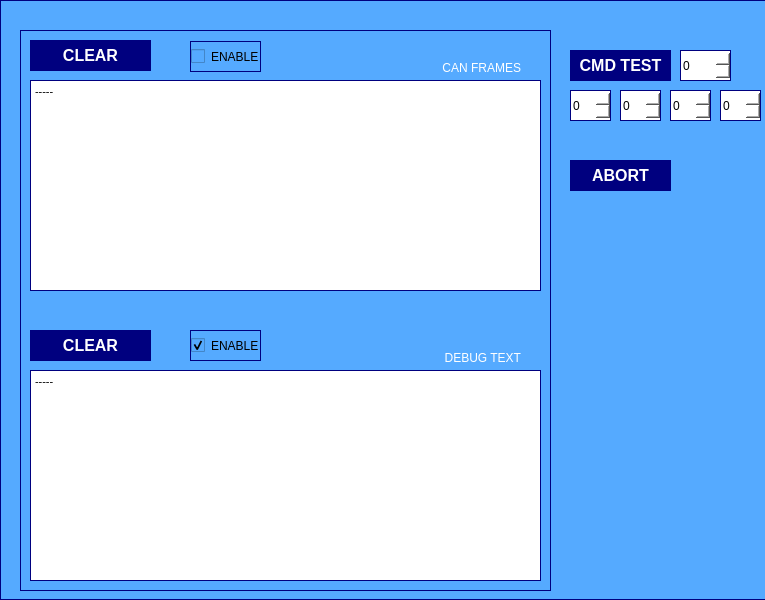
<?xml version="1.0" encoding="UTF-8"?>
<ui version="4.0">
 <class>debugWindow</class>
 <widget class="QWidget" name="debugWindow">
  <property name="geometry">
   <rect>
    <x>0</x>
    <y>0</y>
    <width>765</width>
    <height>600</height>
   </rect>
  </property>
  <property name="windowTitle">
   <string>GENERATOR DEBUG WINDOW</string>
  </property>
  <property name="styleSheet">
   <string notr="true">
background-color: rgb(85, 170, 255);</string>
  </property>
  <widget class="QFrame" name="mainFrame">
   <property name="geometry">
    <rect>
     <x>0</x>
     <y>0</y>
     <width>781</width>
     <height>600</height>
    </rect>
   </property>
   <property name="font">
    <font>
     <pointsize>20</pointsize>
     <bold>true</bold>
    </font>
   </property>
   <property name="styleSheet">
    <string notr="true">border-width: 1px;
border-style: solid; 
border-color: darkblue;
border-color: rgb(0, 0, 127);</string>
   </property>
   <property name="frameShape">
    <enum>QFrame::StyledPanel</enum>
   </property>
   <property name="frameShadow">
    <enum>QFrame::Raised</enum>
   </property>
   <widget class="QFrame" name="connectionFrame_4">
    <property name="geometry">
     <rect>
      <x>20</x>
      <y>30</y>
      <width>531</width>
      <height>561</height>
     </rect>
    </property>
    <property name="styleSheet">
     <string notr="true">border-width: 1px;
border-style: solid; 
border-color: darkblue;
border-color: rgb(0, 0, 127);
</string>
    </property>
    <property name="frameShape">
     <enum>QFrame::StyledPanel</enum>
    </property>
    <property name="frameShadow">
     <enum>QFrame::Raised</enum>
    </property>
    <widget class="QPlainTextEdit" name="r2cpText">
     <property name="geometry">
      <rect>
       <x>10</x>
       <y>50</y>
       <width>511</width>
       <height>211</height>
      </rect>
     </property>
     <property name="font">
      <font>
       <pointsize>8</pointsize>
      </font>
     </property>
     <property name="styleSheet">
      <string notr="true">background-color: rgb(255, 255, 255);
color: rgb(0, 0, 0);
</string>
     </property>
     <property name="plainText">
      <string>-----
</string>
     </property>
    </widget>
    <widget class="QPushButton" name="logClearButton">
     <property name="geometry">
      <rect>
       <x>10</x>
       <y>10</y>
       <width>121</width>
       <height>31</height>
      </rect>
     </property>
     <property name="font">
      <font>
       <pointsize>12</pointsize>
       <bold>true</bold>
      </font>
     </property>
     <property name="styleSheet">
      <string notr="true">background-color: rgb(0, 0, 127);
color: rgb(255, 255, 255);
border-width: 0px;
</string>
     </property>
     <property name="text">
      <string>CLEAR</string>
     </property>
    </widget>
    <widget class="QCheckBox" name="logEnableCheck">
     <property name="geometry">
      <rect>
       <x>170</x>
       <y>11</y>
       <width>71</width>
       <height>31</height>
      </rect>
     </property>
     <property name="text">
      <string>ENABLE</string>
     </property>
    </widget>
    <widget class="QPlainTextEdit" name="debugText">
     <property name="geometry">
      <rect>
       <x>10</x>
       <y>340</y>
       <width>511</width>
       <height>211</height>
      </rect>
     </property>
     <property name="font">
      <font>
       <pointsize>8</pointsize>
      </font>
     </property>
     <property name="styleSheet">
      <string notr="true">background-color: rgb(255, 255, 255);
color: rgb(0, 0, 0);
</string>
     </property>
     <property name="plainText">
      <string>-----
</string>
     </property>
    </widget>
    <widget class="QPushButton" name="debugClearButton">
     <property name="geometry">
      <rect>
       <x>10</x>
       <y>300</y>
       <width>121</width>
       <height>31</height>
      </rect>
     </property>
     <property name="font">
      <font>
       <pointsize>12</pointsize>
       <bold>true</bold>
      </font>
     </property>
     <property name="styleSheet">
      <string notr="true">background-color: rgb(0, 0, 127);
color: rgb(255, 255, 255);
border-width: 0px;
</string>
     </property>
     <property name="text">
      <string>CLEAR</string>
     </property>
    </widget>
    <widget class="QLabel" name="label_16">
     <property name="geometry">
      <rect>
       <x>270</x>
       <y>320</y>
       <width>231</width>
       <height>16</height>
      </rect>
     </property>
     <property name="styleSheet">
      <string notr="true">
color: rgb(255, 255, 255);
border-width: 0px;
</string>
     </property>
     <property name="text">
      <string>DEBUG TEXT</string>
     </property>
     <property name="alignment">
      <set>Qt::AlignRight|Qt::AlignTrailing|Qt::AlignVCenter</set>
     </property>
    </widget>
    <widget class="QCheckBox" name="debugEnable">
     <property name="geometry">
      <rect>
       <x>170</x>
       <y>300</y>
       <width>71</width>
       <height>31</height>
      </rect>
     </property>
     <property name="text">
      <string>ENABLE</string>
     </property>
     <property name="checked">
      <bool>true</bool>
     </property>
    </widget>
    <widget class="QLabel" name="label_17">
     <property name="geometry">
      <rect>
       <x>270</x>
       <y>30</y>
       <width>231</width>
       <height>16</height>
      </rect>
     </property>
     <property name="styleSheet">
      <string notr="true">
color: rgb(255, 255, 255);
border-width: 0px;
</string>
     </property>
     <property name="text">
      <string>CAN FRAMES</string>
     </property>
     <property name="alignment">
      <set>Qt::AlignRight|Qt::AlignTrailing|Qt::AlignVCenter</set>
     </property>
    </widget>
   </widget>
   <widget class="QPushButton" name="commandTest">
    <property name="geometry">
     <rect>
      <x>570</x>
      <y>50</y>
      <width>101</width>
      <height>31</height>
     </rect>
    </property>
    <property name="font">
     <font>
      <pointsize>12</pointsize>
      <bold>true</bold>
     </font>
    </property>
    <property name="styleSheet">
     <string notr="true">background-color: rgb(0, 0, 127);
color: rgb(255, 255, 255);
border-width: 0px;
</string>
    </property>
    <property name="text">
     <string>CMD TEST</string>
    </property>
   </widget>
   <widget class="QSpinBox" name="cmdTestCode">
    <property name="geometry">
     <rect>
      <x>680</x>
      <y>50</y>
      <width>51</width>
      <height>31</height>
     </rect>
    </property>
    <property name="styleSheet">
     <string notr="true">color: rgb(0, 0, 0);
background-color: rgb(255, 255, 255);</string>
    </property>
   </widget>
   <widget class="QSpinBox" name="cmdPar0">
    <property name="geometry">
     <rect>
      <x>570</x>
      <y>90</y>
      <width>41</width>
      <height>31</height>
     </rect>
    </property>
    <property name="styleSheet">
     <string notr="true">color: rgb(0, 0, 0);
background-color: rgb(255, 255, 255);</string>
    </property>
   </widget>
   <widget class="QSpinBox" name="cmdPar1">
    <property name="geometry">
     <rect>
      <x>620</x>
      <y>90</y>
      <width>41</width>
      <height>31</height>
     </rect>
    </property>
    <property name="styleSheet">
     <string notr="true">color: rgb(0, 0, 0);
background-color: rgb(255, 255, 255);</string>
    </property>
   </widget>
   <widget class="QSpinBox" name="cmdPar2">
    <property name="geometry">
     <rect>
      <x>670</x>
      <y>90</y>
      <width>41</width>
      <height>31</height>
     </rect>
    </property>
    <property name="styleSheet">
     <string notr="true">color: rgb(0, 0, 0);
background-color: rgb(255, 255, 255);</string>
    </property>
   </widget>
   <widget class="QSpinBox" name="cmdPar3">
    <property name="geometry">
     <rect>
      <x>720</x>
      <y>90</y>
      <width>41</width>
      <height>31</height>
     </rect>
    </property>
    <property name="styleSheet">
     <string notr="true">color: rgb(0, 0, 0);
background-color: rgb(255, 255, 255);</string>
    </property>
   </widget>
   <widget class="QPushButton" name="abortCommand">
    <property name="geometry">
     <rect>
      <x>570</x>
      <y>160</y>
      <width>101</width>
      <height>31</height>
     </rect>
    </property>
    <property name="font">
     <font>
      <pointsize>12</pointsize>
      <bold>true</bold>
     </font>
    </property>
    <property name="styleSheet">
     <string notr="true">background-color: rgb(0, 0, 127);
color: rgb(255, 255, 255);
border-width: 0px;
</string>
    </property>
    <property name="text">
     <string>ABORT</string>
    </property>
   </widget>
  </widget>
 </widget>
 <resources/>
 <connections/>
</ui>
